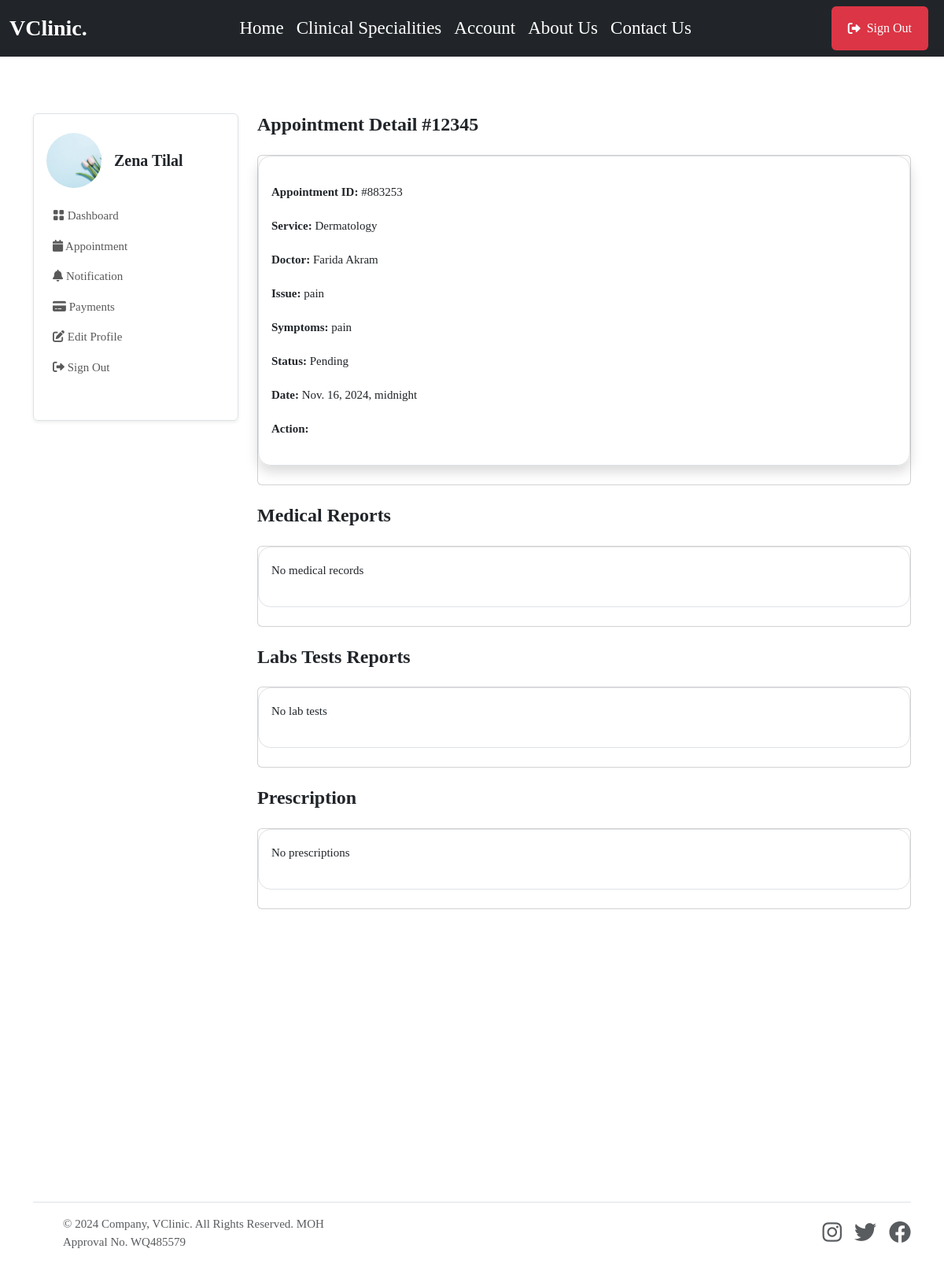
/patient/appointments/883253/ (signed in), run on the app's committed database.
### userauthapp/models.py (models this page shows, shortened)
class User(AbstractUser):       # override default user model
    email = models.EmailField(unique=True)
    username = models.CharField(max_length=100, null=True, blank=True)
    user_type = models.CharField(max_length=50, choices=USER_TYPE, null=True, blank=True, default=None)
    USERNAME_FIELD = "email"
    REQUIRED_FIELDS = ['username']

### patientapp/models.py (models this page shows, shortened)
class Patient(models.Model):         #create a new model from scratch
    user = models.OneToOneField(userauth_models.User, on_delete=models.CASCADE)  #when we delete this user , we delete doctor, there should be only one doctor that has one user model
    image = models.FileField(upload_to='images', blank=True, null=True)
    full_name = models.CharField(max_length=100, blank=True, null=True)
    mobile = models.CharField(max_length=15, blank=True, null=True)
    address = models.CharField(max_length=100, null=True, blank=True)
    email = models.CharField(max_length=100, null=True, blank=True)
    gender = models.CharField(max_length=100, null=True, blank=True)
    blood_group = models.CharField(max_length=100, null=True, blank=True)
    date_of_birth= models.DateTimeField(default=timezone.now, null=True, blank=True)

### mainapp/models.py (models this page shows, shortened)
class Appointment(models.Model):
    STATUS = [
        ('Scheduled', 'Scheduled'),
        ('Completed', 'Completed'),
        ('Pending', 'Pending'),
        ('Cancelled', 'Cancelled')
    ]
    service = models.ForeignKey(Service, on_delete=models.SET_NULL, null=True, blank=True, related_name='service_appointments')
    doctor = models.ForeignKey(doctor_models.Doctor, on_delete=models.SET_NULL, null=True, blank=True, related_name='doctor_appointments')
    patient = models.ForeignKey(patient_models.Patient, on_delete=models.SET_NULL, null=True, blank=True, related_name='appointments_patient')
    appointment_date = models.DateTimeField(null=True, blank=True)
    issues = models.TextField(blank=True, null=True)
    symptoms = models.TextField(blank=True, null=True)
    appointment_id = ShortUUIDField(length=6, max_length=10, alphabet="1234567890")
    appointment_status = models.CharField(max_length=120, choices=STATUS, default='Pending')

class Service(models.Model):
    image = models.FileField(upload_to="images", null=True, blank=True)
    name = models.CharField(max_length=255)         # name of clinical specialitis
    description = models.TextField(blank=True, null=True)       # description of clinical specialitis
    cost = models.DecimalField(max_digits=10, decimal_places=2)         # How mush the clinical specialitis cost
    available_doctors = models.ManyToManyField(doctor_models.Doctor, blank=True)        #every clinical specialitis have many doctors

### doctorapp/models.py (models this page shows, shortened)
class Doctor(models.Model):         #create a new model from scratch
    user = models.OneToOneField(userauth_models.User, on_delete=models.CASCADE)  #when we delete this user , we delete doctor, there should be only one doctor that has one user model
    image = models.FileField(upload_to='images', default='images/doctor-default.png', blank=True, null=True)
    full_name = models.CharField(max_length=100, blank=True, null=True)
    mobile = models.CharField(max_length=15, blank=True, null=True)
    country = models.CharField(max_length=100, null=True, blank=True)
    bio = models.CharField(max_length=100, null=True, blank=True)
    specializations = models.CharField(max_length=100, null=True, blank=True)
    qualifications = models.CharField(max_length=100, null=True, blank=True)
    years_of_experience = models.CharField(max_length=100, null=True, blank=True)
    next_available_appointment_date = models.DateTimeField(default=timezone.now, null=True, blank=True)

### patientapp/views.py (the view)
# urls.py: path("appointments/<appointment_id>/", views.appointment_detail, name="appointment_detail"),
@login_required
def appointment_detail(request, appointment_id):
    patient = patient_models.Patient.objects.get(user=request.user)
    appointment = base_models.Appointment.objects.get(appointment_id=appointment_id, patient=patient)
    medical_records = base_models.MedicalRecord.objects.filter(appointment=appointment)
    lab_tests = base_models.LabTest.objects.filter(appointment=appointment)
    prescriptions = base_models.Prescription.objects.filter(appointment=appointment)
    context = {
        "appointment": appointment,
        "medical_records": medical_records,
        "lab_tests": lab_tests,
        "prescriptions": prescriptions,
    }
    return render(request, "patientapp/appointment_detail.html", context)

### templates/patientapp/appointment_detail.html (shortened to what this page needs)
{% extends 'partials/base.html' %} {% block content %}
<section class="pt-5 pb-5">
    <div class="container">
        <div class="row mt-0 mt-md-4">
            {% include 'patientapp/sidebar.html' %}
            <div class="col-lg-9 col-md-8 col-12">
                <h4 class="mb-0 mb-4 fw-bold">Appointment Detail #12345</h4>
                <div class="card mb-4">
                    <div class="shadow border p-3 mb-4 rounded-4">
                        <p>
                            <a>
                                <p><span class="fw-semibold text-dark">Appointment ID:</span> #{{appointment.appointment_id}}</p>
                                <p><span class="fw-semibold text-dark">Service:</span> {{appointment.service.name}}</p>
                                <p><span class="fw-semibold text-dark">Doctor:</span> {{appointment.doctor.full_name}}</p>
                                <p><span class="fw-semibold text-dark">Issue:</span> {{appointment.issues}}</p>
                                <p><span class="fw-semibold text-dark">Symptoms:</span> {{appointment.symptoms}}</p>
                                <p><span class="fw-semibold text-dark">Status:</span> {{appointment.appointment_status}}</p>
                                <p><span class="fw-semibold text-dark">Date:</span> {{appointment.appointment_date}}</p>
                                <p>
                                    <span class="fw-semibold text-dark">Action:</span>
                                </p>
                            </a>
                        </p>
                    </div>
                </div>
                <div id="medical-report">
                    <div class="d-flex justify-content-between">
                        <h4 class="mb-0 mb-4 fw-bold">Medical Reports</h4>
                    </div>
                    <div class="card mb-4">
                        <div class="border p-3 mb-4 rounded-4">
                            {% for m in medical_records %}
                            <div class="shadow p-3 rounded-4 mb-3">
                                <p><span class="fw-semibold text-dark">Diagnosis:</span> {{m.diagnosis}}</p>
                                <p><span class="fw-semibold text-dark">Treatment:</span> {{m.treatment}}</p>
                            </div>
                            {% empty %}
                            <p>No medical records</p>
                            {% endfor %}
                        </div>
                    </div>
                </div>
                <div id="lab-test">
                    <div class="d-flex justify-content-between">
                        <h4 class="mb-0 mb-4 fw-bold">Labs Tests Reports</h4>
                    </div>
                    <div class="card mb-4">
                        <div class="border p-3 mb-4 rounded-4">
                            {% for l in lab_tests %}
                            <div class="shadow p-3 rounded-4 mb-3">
                                <p><span class="fw-semibold text-dark">Test Name:</span> {{l.test_name}}t</p>
                                <p><span class="fw-semibold text-dark">Description:</span> {{l.description}}</p>
                                <p><span class="fw-semibold text-dark">Result:</span> {{l.result|default:"Not added yet"}}</p>
                            </div>
                            {% empty %}
                            <p>No lab tests</p>
                            {% endfor %}
                        </div>
                    </div>
                </div>
                <div class="d-flex justify-content-between">
                    <h4 class="mb-0 mb-4 fw-bold">Prescription</h4>
                </div>
                <div class="card mb-4">
                    <div class="border p-3 mb-4 rounded-4">
                        {% for p in prescriptions %}
                        <div class="shadow p-3 rounded-4 mb-3">
                            <p><span class="fw-semibold text-dark">Medications:</span> {{p.medications}}</p>
                        </div>
                        {% empty %}
                        <p>No prescriptions</p>
                        {% endfor %}
                    </div>
                </div>
            </div>
        </div>
    </div>
</section>
{% endblock content %}

### templates/patientapp/sidebar.html (shortened to what this page needs)
<div class="col-lg-3 col-md-4 col-12">
    <nav class="navbar navbar-expand-md shadow-sm mb-4 mb-lg-0 sidenav border rounded">
        <div class="collapse navbar-collapse p-3" id="sidenav">
            <div class="navbar-nav flex-column">
                <div class="d-flex align-items-center mb-3">
                    {% if request.user.patient.image %}
                    <img src="{{request.user.patient.image.url}}" alt="avatar" class="rounded-circle avatar-xl" style="width: 70px; height: 70px; object-fit: cover" />
                    {% endif %}
                    <div class="ms-3">
                        <h5 class="mb-0 fw-bold">{{request.user.patient.full_name}}</h5>
                    </div>
                </div>
                <ul class="list-unstyled ms-n2 mb-4">
                    <li class="nav-item">
                        <a class="dropdown-item nav-link" href="{% url 'patientapp:dashboard' %}"><i class="bi bi-grid-fill"></i> Dashboard</a>
                    </li>
                    <li class="nav-item">
                        <a class="dropdown-item nav-link" href="{% url 'patientapp:appointments' %}"><i class="fas fa-calendar"></i> Appointment</a>
                    </li>
                    <li class="nav-item">
                        <a class="dropdown-item nav-link" href="{% url 'patientapp:notifications' %}"><i class="fas fa-bell"></i> Notification</a>
                    </li>
                    <li class="nav-item">
                        <a class="dropdown-item nav-link" href="{% url 'patientapp:payments' %}"><i class="fas fa-credit-card"></i> Payments</a>
                    </li>
                    <li class="nav-item">
                        <a class="nav-link" href="{% url 'patientapp:profile' %}"> <i class="fas fa-edit"></i> Edit Profile </a>
                    </li>
                    <li class="nav-item">
                        <a class="nav-link" href="{% url 'userauthapp:sign-out' %}"> <i class="fas fa-sign-out-alt"></i> Sign Out </a>
                    </li>
                </ul>
            </div>
        </div>
    </nav>
</div>

### static/assets/css/style.css (style rules this page uses)
body { background: #ffffff; color: var(--bs-body-color); font-size: 15px; font-family: var(--body-font-family); margin: 0; overflow-x: hidden !important; font-weight: 400; }
.p, p { line-height: 1.8; color: var(--paragraphColor); }

### data on the page
User: user.patient.image (picture), user.patient.full_name "Zena Tilal"
Appointment: appointment_id "883253", service.name "Dermatology", doctor.full_name "Farida Akram", issues "pain", symptoms "pain", appointment_status "Pending", appointment_date "Nov. 16, 2024, midnight"
